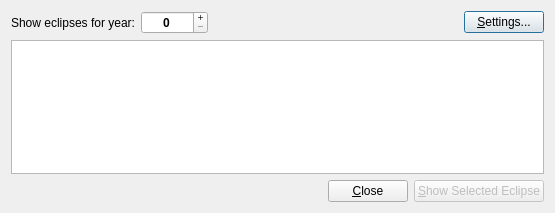
<?xml version="1.0" encoding="UTF-8"?>
<ui version="4.0">
 <class>EclipsesListDialog</class>
 <widget class="QDialog" name="EclipsesListDialog">
  <property name="geometry">
   <rect>
    <x>0</x>
    <y>0</y>
    <width>555</width>
    <height>213</height>
   </rect>
  </property>
  <property name="windowTitle">
   <string>Eclipses Browser</string>
  </property>
  <property name="modal">
   <bool>false</bool>
  </property>
  <layout class="QVBoxLayout" name="verticalLayout">
   <item>
    <widget class="QWidget" name="widget" native="true">
     <layout class="QHBoxLayout" name="horizontalLayout">
      <property name="margin">
       <number>0</number>
      </property>
      <item>
       <widget class="QLabel" name="labelEclipses">
        <property name="text">
         <string>Show eclipses for year:</string>
        </property>
        <property name="alignment">
         <set>Qt::AlignRight|Qt::AlignTrailing|Qt::AlignVCenter</set>
        </property>
       </widget>
      </item>
      <item>
       <widget class="QSpinBox" name="spinBoxYear">
        <property name="sizePolicy">
         <sizepolicy hsizetype="Preferred" vsizetype="Fixed">
          <horstretch>0</horstretch>
          <verstretch>0</verstretch>
         </sizepolicy>
        </property>
        <property name="baseSize">
         <size>
          <width>0</width>
          <height>0</height>
         </size>
        </property>
        <property name="font">
         <font>
          <weight>75</weight>
          <bold>true</bold>
         </font>
        </property>
        <property name="alignment">
         <set>Qt::AlignCenter</set>
        </property>
        <property name="buttonSymbols">
         <enum>QAbstractSpinBox::PlusMinus</enum>
        </property>
        <property name="accelerated">
         <bool>true</bool>
        </property>
        <property name="correctionMode">
         <enum>QAbstractSpinBox::CorrectToPreviousValue</enum>
        </property>
        <property name="suffix">
         <string/>
        </property>
        <property name="maximum">
         <number>100000</number>
        </property>
        <property name="value">
         <number>0</number>
        </property>
       </widget>
      </item>
      <item>
       <spacer name="horizontalSpacer1">
        <property name="orientation">
         <enum>Qt::Horizontal</enum>
        </property>
        <property name="sizeHint" stdset="0">
         <size>
          <width>40</width>
          <height>20</height>
         </size>
        </property>
       </spacer>
      </item>
      <item>
       <widget class="QPushButton" name="buttonSettings">
        <property name="text">
         <string>&amp;Settings...</string>
        </property>
       </widget>
      </item>
     </layout>
    </widget>
   </item>
   <item>
    <widget class="QTreeView" name="treeView">
     <property name="rootIsDecorated">
      <bool>false</bool>
     </property>
     <property name="headerHidden">
      <bool>false</bool>
     </property>
     <attribute name="headerHighlightSections">
      <bool>false</bool>
     </attribute>
     <attribute name="headerMinimumSectionSize">
      <number>120</number>
     </attribute>
    </widget>
   </item>
   <item>
    <widget class="QWidget" name="widgetButtons" native="true">
     <layout class="QHBoxLayout" name="horizontalLayout_2">
      <property name="spacing">
       <number>6</number>
      </property>
      <property name="margin">
       <number>0</number>
      </property>
      <item>
       <spacer name="horizontalSpacer2">
        <property name="orientation">
         <enum>Qt::Horizontal</enum>
        </property>
        <property name="sizeHint" stdset="0">
         <size>
          <width>40</width>
          <height>20</height>
         </size>
        </property>
       </spacer>
      </item>
      <item>
       <widget class="QPushButton" name="buttonClose">
        <property name="text">
         <string>&amp;Close</string>
        </property>
       </widget>
      </item>
      <item>
       <widget class="QPushButton" name="buttonShow">
        <property name="enabled">
         <bool>false</bool>
        </property>
        <property name="text">
         <string>&amp;Show Selected Eclipse</string>
        </property>
       </widget>
      </item>
     </layout>
    </widget>
   </item>
  </layout>
 </widget>
 <tabstops>
  <tabstop>buttonSettings</tabstop>
  <tabstop>spinBoxYear</tabstop>
  <tabstop>treeView</tabstop>
 </tabstops>
 <resources/>
 <connections>
  <connection>
   <sender>buttonShow</sender>
   <signal>clicked()</signal>
   <receiver>EclipsesListDialog</receiver>
   <slot>accept()</slot>
   <hints>
    <hint type="sourcelabel">
     <x>377</x>
     <y>252</y>
    </hint>
    <hint type="destinationlabel">
     <x>380</x>
     <y>280</y>
    </hint>
   </hints>
  </connection>
  <connection>
   <sender>buttonClose</sender>
   <signal>clicked()</signal>
   <receiver>EclipsesListDialog</receiver>
   <slot>reject()</slot>
   <hints>
    <hint type="sourcelabel">
     <x>291</x>
     <y>264</y>
    </hint>
    <hint type="destinationlabel">
     <x>280</x>
     <y>283</y>
    </hint>
   </hints>
  </connection>
 </connections>
</ui>
